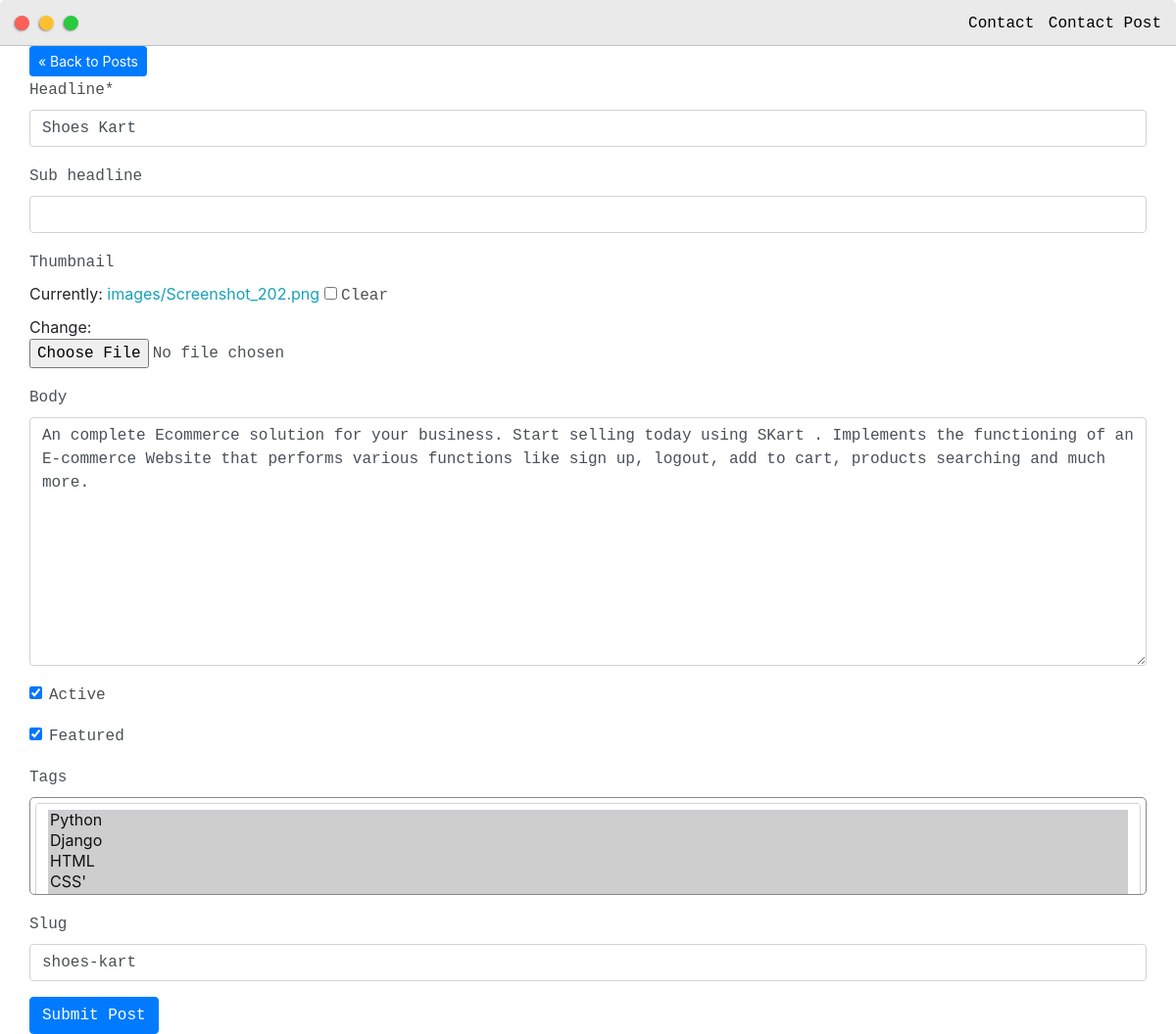
/update_Post/shoes-kart/ (signed in), run on the app's committed database.
### core/models.py (models this page shows, shortened)
class Post(models.Model):
	headline = models.CharField(max_length=200)
	sub_headline = models.CharField(max_length=200, null=True, blank=True)
	thumbnail = models.ImageField(null=True, blank=True, upload_to="images", default="/images/placeholder.png")
	body = RichTextUploadingField(null=True, blank=True)
	created = models.DateTimeField(auto_now_add=True)
	active = models.BooleanField(default=False)
	featured = models.BooleanField(default=False)
	tags = models.ManyToManyField(Tag, null=True, blank=True)
	slug = models.SlugField(null=True, blank=True)

### core/views.py (the view)
# urls.py: path('update_Post/<slug:slug>/', views.updatePost, name="update_Post"),
@login_required(login_url="home")
def updatePost(request,slug):
    post=Post.objects.get(slug=slug)
    form = PostForm(instance=post)
    if request.method =='POST':
        form =PostForm(request.POST,request.FILES,instance=post)
        if form.is_valid():
            form.save()
        return redirect('posts')
    context ={'form':form}
    return render(request,'post_form.html',context)

### core/forms.py
class PostForm(ModelForm):
    class Meta:
        model =Post
        fields ='__all__'
    widgets ={
        'tags':forms.CheckboxSelectMultiple(),
    }

### core/models.py (called while the page is built)
    def __str__(self):
        return self.name

### templates/post_form.html (shortened to what this page needs)
{% extends 'base.html' %}
{% load static %}
{% load crispy_forms_tags %}
{% block content %}
<div class="main-container">
	<a class="btn btn-sm btn-primary" href="{% url 'posts' %}">&laquo Back to Posts</a>
	<form action="" method="POST" enctype="multipart/form-data">
		{{form|crispy}}
		<input class="btn btn-primary" type="submit" value="Submit Post">
	</form>
</div>
{% endblock %}

### static/css/default.css (style rules this page uses)
:root { --mainColor:#eaeaea; --secondaryColor:#fff; --borderColor:#c1c1c1; --mainText:black; --secondaryText:#4b5156; --themeDotBorder:#24292e; --previewBg:rgb(251, 249, 243, 0.8); --previewShadow:#f0ead6; --buttonColor:black; }
html, body { padding: 0; margin: 0; scroll-behavior: smooth; }
body * { transition: 0.3s; }
p, li, span, label, input, textarea { color: var(--secondaryText); font-family: 'Roboto Mono', monospace; }
a { text-decoration: none; color:#17a2b8; }
.main-container { width: 1200px; margin: 0 auto; }
@media screen and (max-width: 1200px) { .main-container { width: 95%; } }

### templates/post_form.html (style rules this page uses)
#div_id_tags > div { max-height: 100px; overflow-y: scroll; border:1px solid #888; padding: 5px; border-radius: 5px; }

### data on the page
Post: headline "Shoes Kart", body "An complete Ecommerce solution for your business. Start selling today using SKart . Implements the functioning of an E-commerce Website that performs various functions like sign up, logout, add to cart, products searching and much more.", active "☑", featured "☑", slug "shoes-kart"
